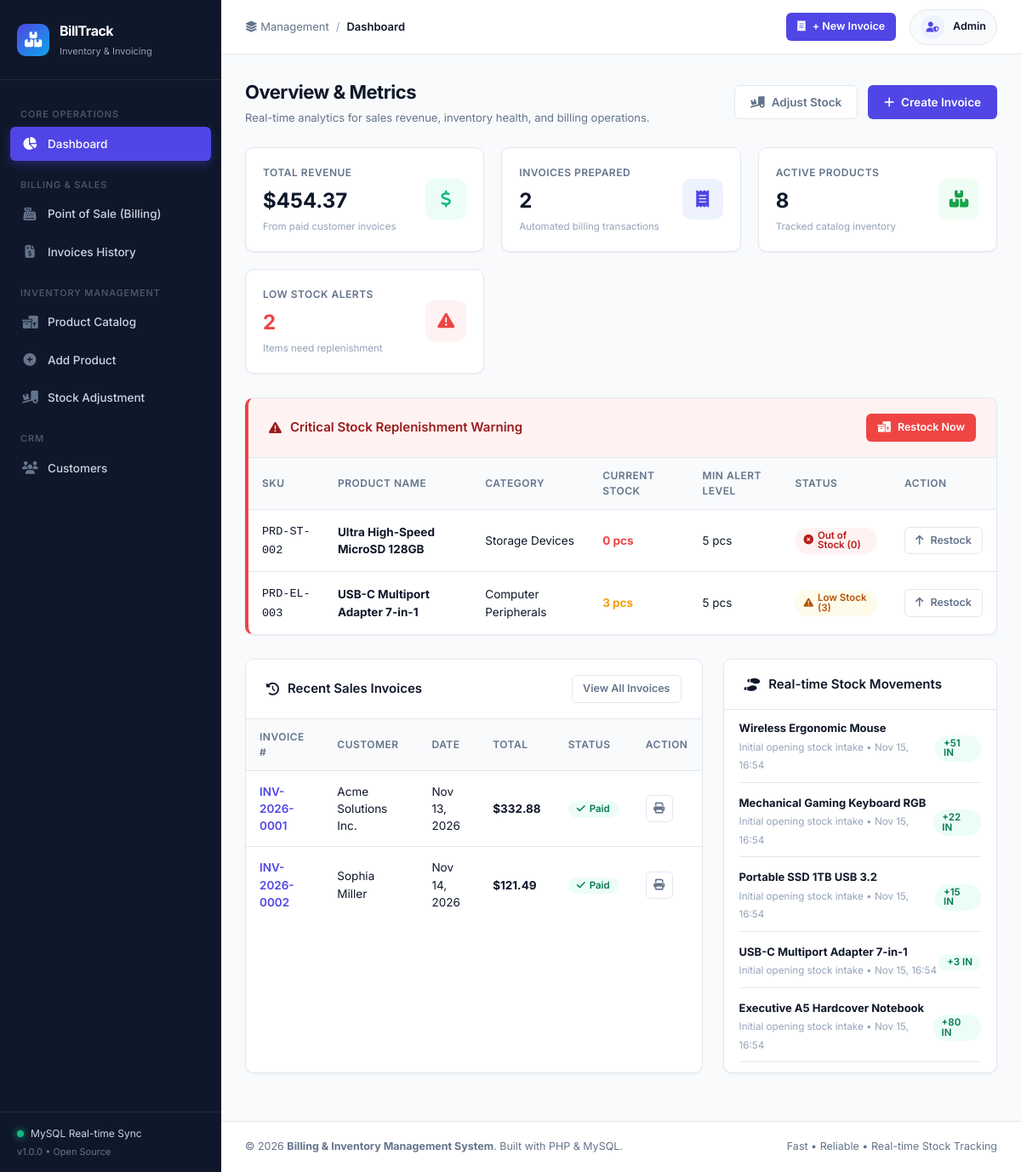
The page / on the database its author committed.
### tables this page shows
CREATE TABLE `products` (
    `id` INT AUTO_INCREMENT PRIMARY KEY,
    `sku` VARCHAR(50) NOT NULL UNIQUE,
    `name` VARCHAR(150) NOT NULL,
    `category_id` INT NULL,
    `cost_price` DECIMAL(10,2) NOT NULL DEFAULT 0.00,
    `selling_price` DECIMAL(10,2) NOT NULL DEFAULT 0.00,
    `current_stock` INT NOT NULL DEFAULT 0,
    `min_stock_alert` INT NOT NULL DEFAULT 5,
    `unit` VARCHAR(20) NOT NULL DEFAULT 'pcs',
    `status` ENUM('active', 'inactive') NOT NULL DEFAULT 'active',
    `created_at` TIMESTAMP DEFAULT CURRENT_TIMESTAMP,
    `updated_at` TIMESTAMP DEFAULT CURRENT_TIMESTAMP ON UPDATE CURRENT_TIMESTAMP,
    INDEX `idx_product_sku` (`sku`),
    INDEX `idx_product_category` (`category_id`),
    CONSTRAINT `fk_product_category` FOREIGN KEY (`category_id`) 
        REFERENCES `categories` (`id`) ON DELETE SET NULL ON UPDATE CASCADE
);

CREATE TABLE `categories` (
    `id` INT AUTO_INCREMENT PRIMARY KEY,
    `name` VARCHAR(100) NOT NULL,
    `description` VARCHAR(255) NULL,
    `created_at` TIMESTAMP DEFAULT CURRENT_TIMESTAMP
);

CREATE TABLE `invoices` (
    `id` INT AUTO_INCREMENT PRIMARY KEY,
    `invoice_number` VARCHAR(50) NOT NULL UNIQUE,
    `customer_id` INT NULL,
    `customer_name` VARCHAR(150) NOT NULL,
    `customer_phone` VARCHAR(30) NULL,
    `invoice_date` DATE NOT NULL,
    `subtotal` DECIMAL(10,2) NOT NULL DEFAULT 0.00,
    `tax_rate` DECIMAL(5,2) NOT NULL DEFAULT 0.00,
    `tax_amount` DECIMAL(10,2) NOT NULL DEFAULT 0.00,
    `discount_amount` DECIMAL(10,2) NOT NULL DEFAULT 0.00,
    `grand_total` DECIMAL(10,2) NOT NULL DEFAULT 0.00,
    `payment_status` ENUM('paid', 'pending', 'cancelled') NOT NULL DEFAULT 'paid',
    `payment_method` ENUM('cash', 'card', 'upi', 'bank_transfer', 'other') NOT NULL DEFAULT 'cash',
    `notes` TEXT NULL,
    `created_at` TIMESTAMP DEFAULT CURRENT_TIMESTAMP,
    INDEX `idx_invoice_number` (`invoice_number`),
    INDEX `idx_invoice_date` (`invoice_date`),
    CONSTRAINT `fk_invoice_customer` FOREIGN KEY (`customer_id`) 
        REFERENCES `customers` (`id`) ON DELETE SET NULL ON UPDATE CASCADE
);

CREATE TABLE `stock_movements` (
    `id` INT AUTO_INCREMENT PRIMARY KEY,
    `product_id` INT NOT NULL,
    `type` ENUM('IN', 'OUT', 'ADJUSTMENT') NOT NULL,
    `quantity` INT NOT NULL,
    `reference_id` INT NULL COMMENT 'Associated invoice ID or adjustment ref',
    `reference_type` VARCHAR(50) NOT NULL DEFAULT 'INVOICE',
    `remarks` VARCHAR(255) NULL,
    `created_at` TIMESTAMP DEFAULT CURRENT_TIMESTAMP,
    INDEX `idx_movement_product` (`product_id`),
    INDEX `idx_movement_type` (`type`),
    CONSTRAINT `fk_movement_product` FOREIGN KEY (`product_id`) 
        REFERENCES `products` (`id`) ON DELETE CASCADE ON UPDATE CASCADE
);

### index.php (the view, shortened to what this page needs)
<?php
require_once __DIR__ . '/includes/header.php';
try {
    $revStmt = $pdo->query("SELECT COALESCE(SUM(grand_total), 0) AS total_revenue FROM invoices WHERE payment_status = 'paid'");
    $totalRevenue = (float)$revStmt->fetch()['total_revenue'];
    $invStmt = $pdo->query("SELECT COUNT(*) AS total_invoices FROM invoices");
    $totalInvoices = (int)$invStmt->fetch()['total_invoices'];
    $prdStmt = $pdo->query("SELECT COUNT(*) AS total_products FROM products WHERE status = 'active'");
    $totalProducts = (int)$prdStmt->fetch()['total_products'];
    $lowStmt = $pdo->query("SELECT COUNT(*) AS low_stock_count FROM products WHERE current_stock <= min_stock_alert AND status = 'active'");
    $lowStockCount = (int)$lowStmt->fetch()['low_stock_count'];
    $lowStockProducts = $pdo->query("
        SELECT p.*, c.name AS category_name
        FROM products p
        LEFT JOIN categories c ON p.category_id = c.id
        WHERE p.current_stock <= p.min_stock_alert AND p.status = 'active'
        ORDER BY p.current_stock ASC
        LIMIT 5
    ")->fetchAll();
    $recentInvoices = $pdo->query("
        SELECT i.*, c.name AS registered_customer_name
        FROM invoices i
        LEFT JOIN customers c ON i.customer_id = c.id
        ORDER BY i.created_at DESC
        LIMIT 6
    ")->fetchAll();
    $recentMovements = $pdo->query("
        SELECT sm.*, p.name AS product_name, p.sku
        FROM stock_movements sm
        JOIN products p ON sm.product_id = p.id
        ORDER BY sm.created_at DESC
        LIMIT 5
    ")->fetchAll();
} catch (PDOException $e) {
    die("Query Error: " . $e->getMessage());
}
?>
<div class="page-header">
    <div class="page-title">
        <h1>Overview & Metrics</h1>
        <p>Real-time analytics for sales revenue, inventory health, and billing operations.</p>
    </div>
    <div class="page-actions">
        <a href="stock_adjust.php" class="btn btn-outline">
            <i class="fa-solid fa-truck-ramp-box"></i> Adjust Stock
        </a>
        <a href="invoice_create.php" class="btn btn-primary">
            <i class="fa-solid fa-plus"></i> Create Invoice
        </a>
    </div>
</div>
<div class="stats-grid">
    <div class="stat-card">
        <div class="stat-info">
            <div class="stat-label">Total Revenue</div>
            <div class="stat-value"><?= format_currency($totalRevenue) ?></div>
            <div class="stat-sub">From paid customer invoices</div>
        </div>
        <div class="stat-icon success">
            <i class="fa-solid fa-dollar-sign"></i>
        </div>
    </div>
    <div class="stat-card">
        <div class="stat-info">
            <div class="stat-label">Invoices Prepared</div>
            <div class="stat-value"><?= number_format($totalInvoices) ?></div>
            <div class="stat-sub">Automated billing transactions</div>
        </div>
        <div class="stat-icon primary">
            <i class="fa-solid fa-receipt"></i>
        </div>
    </div>
    <div class="stat-card">
        <div class="stat-info">
            <div class="stat-label">Active Products</div>
            <div class="stat-value"><?= number_format($totalProducts) ?></div>
            <div class="stat-sub">Tracked catalog inventory</div>
        </div>
        <div class="stat-icon secondary">
            <i class="fa-solid fa-boxes-stacked"></i>
        </div>
    </div>
    <div class="stat-card">
        <div class="stat-info">
            <div class="stat-label">Low Stock Alerts</div>
            <div class="stat-value" style="color: <?= $lowStockCount > 0 ? 'var(--danger)' : 'var(--text-primary)' ?>;">
                <?= number_format($lowStockCount) ?>
            </div>
            <div class="stat-sub"><?= $lowStockCount > 0 ? 'Items need replenishment' : 'All stocks optimal' ?></div>
        </div>
        <div class="stat-icon <?= $lowStockCount > 0 ? 'danger' : 'success' ?>">
            <i class="fa-solid fa-triangle-exclamation"></i>
        </div>
    </div>
</div>
<?php if ($lowStockCount > 0): ?>
<div class="card" style="border-left: 4px solid var(--danger);">
    <div class="card-header" style="background: var(--danger-light);">
        <h3 style="color: #991b1b;">
            <i class="fa-solid fa-triangle-exclamation"></i> Critical Stock Replenishment Warning
        </h3>
        <a href="stock_adjust.php" class="btn btn-sm btn-danger">
            <i class="fa-solid fa-boxes-packing"></i> Restock Now
        </a>
    </div>
    <div class="table-responsive">
        <table class="data-table">
            <thead>
                <tr>
                    <th>SKU</th>
                    <th>Product Name</th>
                    <th>Category</th>
                    <th>Current Stock</th>
                    <th>Min Alert Level</th>
                    <th>Status</th>
                    <th>Action</th>
                </tr>
            </thead>
            <tbody>
                <?php foreach ($lowStockProducts as $lp): ?>
                    <tr>
                        <td><code><?= e($lp['sku']) ?></code></td>
                        <td><strong><?= e($lp['name']) ?></strong></td>
                        <td><?= e($lp['category_name'] ?: 'Uncategorized') ?></td>
                        <td>
                            <strong style="color: <?= $lp['current_stock'] == 0 ? 'var(--danger)' : 'var(--warning)' ?>;">
                                <?= (int)$lp['current_stock'] ?> <?= e($lp['unit']) ?>
                            </strong>
                        </td>
                        <td><?= (int)$lp['min_stock_alert'] ?> <?= e($lp['unit']) ?></td>
                        <td><?= get_stock_badge($lp['current_stock'], $lp['min_stock_alert']) ?></td>
                        <td>
                            <a href="stock_adjust.php?product_id=<?= (int)$lp['id'] ?>" class="btn btn-sm btn-outline">
                                <i class="fa-solid fa-arrow-up"></i> Restock
                            </a>
                        </td>
                    </tr>
                <?php endforeach; ?>
            </tbody>
        </table>
    </div>
</div>
<?php endif; ?>
<div style="display: grid; grid-template-columns: 2fr 1.2fr; gap: 24px;">
    <div class="card">
        <div class="card-header">
            <h3><i class="fa-solid fa-clock-rotate-left"></i> Recent Sales Invoices</h3>
            <a href="invoices.php" class="btn btn-sm btn-outline">View All Invoices</a>
        </div>
        <div class="table-responsive">
            <table class="data-table">
                <thead>
                    <tr>
                        <th>Invoice #</th>
                        <th>Customer</th>
                        <th>Date</th>
                        <th>Total</th>
                        <th>Status</th>
                        <th>Action</th>
                    </tr>
                </thead>
                <tbody>
                    <?php if (empty($recentInvoices)): ?>
                        <tr>
                            <td colspan="6" style="text-align: center; color: var(--text-muted); padding: 30px;">
                                No invoices generated yet.
                            </td>
                        </tr>
                    <?php else: ?>
                        <?php foreach ($recentInvoices as $inv): ?>
                            <tr>
                                <td>
                                    <a href="invoice_view.php?id=<?= (int)$inv['id'] ?>" style="font-weight: 600; color: var(--primary); text-decoration: none;">
                                        <?= e($inv['invoice_number']) ?>
                                    </a>
                                </td>
                                <td><?= e($inv['customer_name']) ?></td>
                                <td><?= format_date($inv['invoice_date']) ?></td>
                                <td><strong><?= format_currency($inv['grand_total']) ?></strong></td>
                                <td>
                                    <?php if ($inv['payment_status'] === 'paid'): ?>
                                        <span class="badge badge-success"><i class="fa-solid fa-check"></i> Paid</span>
                                    <?php elseif ($inv['payment_status'] === 'pending'): ?>
                                        <span class="badge badge-warning"><i class="fa-solid fa-clock"></i> Pending</span>
                                    <?php else: ?>
                                        <span class="badge badge-danger"><i class="fa-solid fa-xmark"></i> Cancelled</span>
                                    <?php endif; ?>
                                </td>
                                <td>
                                    <a href="invoice_view.php?id=<?= (int)$inv['id'] ?>" class="btn-action" title="View & Print">
                                        <i class="fa-solid fa-print"></i>
                                    </a>
                                </td>
                            </tr>
                        <?php endforeach; ?>
                    <?php endif; ?>
                </tbody>
            </table>
        </div>
    </div>
    <div class="card">
        <div class="card-header">
            <h3><i class="fa-solid fa-shoe-prints"></i> Real-time Stock Movements</h3>
        </div>
        <div class="card-body" style="padding: 12px 18px;">
            <?php if (empty($recentMovements)): ?>
                <p style="color: var(--text-muted); text-align: center; padding: 20px;">No movements logged yet.</p>
            <?php else: ?>
                <div style="display: flex; flex-direction: column; gap: 14px;">
                    <?php foreach ($recentMovements as $mv): ?>
                        <div style="display: flex; align-items: center; justify-content: space-between; border-bottom: 1px solid var(--border-color); padding-bottom: 10px;">
                            <div>
                                <strong style="font-size: 13px; color: var(--text-primary); display: block;">
                                    <?= e($mv['product_name']) ?>
                                </strong>
                                <small style="color: var(--text-muted);">
                                    <?= e($mv['remarks'] ?: $mv['reference_type']) ?> &bull; <?= date('M d, H:i', strtotime($mv['created_at'])) ?>
                                </small>
                            </div>
                            <div>
                                <?php if ($mv['type'] === 'IN'): ?>
                                    <span class="badge badge-success">+<?= (int)$mv['quantity'] ?> IN</span>
                                <?php elseif ($mv['type'] === 'OUT'): ?>
                                    <span class="badge badge-danger">-<?= (int)$mv['quantity'] ?> OUT</span>
                                <?php else: ?>
                                    <span class="badge badge-info">&plusmn;<?= (int)$mv['quantity'] ?> ADJ</span>
                                <?php endif; ?>
                            </div>
                        </div>
                    <?php endforeach; ?>
                </div>
            <?php endif; ?>
        </div>
    </div>
</div>
<?php require_once __DIR__ . '/includes/footer.php'; ?>

### includes/functions.php (shortened to what this page needs)
<?php
function e($string) {
    return htmlspecialchars((string)$string, ENT_QUOTES, 'UTF-8');
}
function format_currency($amount, $currency = '$') {
    return $currency . number_format((float)$amount, 2);
}
function format_date($dateString) {
    $timestamp = strtotime($dateString);
    return date('M d, Y', $timestamp);
}
function get_stock_badge($stock, $minAlert) {
    if ($stock <= 0) {
        return '<span class="badge badge-danger"><i class="fa-solid fa-circle-xmark"></i> Out of Stock (0)</span>';
    } elseif ($stock <= $minAlert) {
        return '<span class="badge badge-warning"><i class="fa-solid fa-triangle-exclamation"></i> Low Stock (' . (int)$stock . ')</span>';
    } else {
        return '<span class="badge badge-success"><i class="fa-solid fa-circle-check"></i> In Stock (' . (int)$stock . ')</span>';
    }
}

### rows shown on the page
products: sku "PRD-ST-002", name "Ultra High-Speed MicroSD 128GB", category.name "Storage Devices", current_stock "0", unit "pcs", min_stock_alert "5", shows "Out of Stock (0)"
products: sku "PRD-EL-003", name "USB-C Multiport Adapter 7-in-1", category.name "Computer Peripherals", current_stock "3", unit "pcs", min_stock_alert "5"
invoices: invoice_number "INV-2026-0001", customer_name "Acme Solutions Inc.", invoice_date "Nov 13, 2026", grand_total "$332.88", payment_status "paid" (drawn)
invoices: invoice_number "INV-2026-0002", customer_name "Sophia Miller", invoice_date "Nov 14, 2026", grand_total "$121.49", payment_status "paid" (drawn)
stock_movements: product.name "Wireless Ergonomic Mouse", remarks "Initial opening stock intake", created_at "Nov 15, 16:54", quantity "51"
stock_movements: product.name "Mechanical Gaming Keyboard RGB", remarks "Initial opening stock intake", created_at "Nov 15, 16:54", quantity "22"
stock_movements: product.name "Portable SSD 1TB USB 3.2", remarks "Initial opening stock intake", created_at "Nov 15, 16:54", quantity "15"
stock_movements: product.name "USB-C Multiport Adapter 7-in-1", remarks "Initial opening stock intake", created_at "Nov 15, 16:54", quantity "3"
stock_movements: product.name "Executive A5 Hardcover Notebook", remarks "Initial opening stock intake", created_at "Nov 15, 16:54", quantity "80"

### other values the page prints
$page_title "Dashboard"
format_currency($totalRevenue) "$454.37"
$totalInvoices "2"
$totalProducts "8"
$lowStockCount "2"
